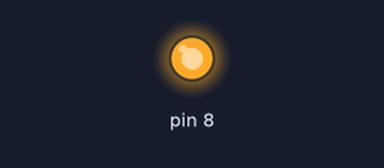
The sketch below on a simulated Arduino Uno, built with avr-gcc and run on an emulated ATmega328P. On the bench: output pins drawn as LEDs (lit = HIGH). What the sketch prints to the serial monitor is not drawn.

Above: at 1.0 s.
At 3.0 s:
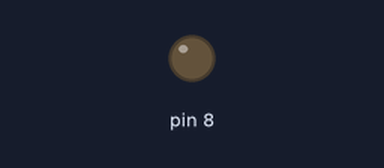
Timing chart, 0 to 5.2 s (numbered marks = the images above):
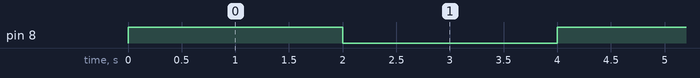

The sketch:

relay.ino
```cpp
void setup() {
  pinMode(8,OUTPUT);
  Serial.begin(9600);
}

void loop() {
  Serial.print("Initaialiting\n");
  digitalWrite(8,HIGH);
  delay (2000);
  digitalWrite(8,LOW);
   delay (2000);

}
```

Measured:
- by itself, pin 8: alternates HIGH for 2.0 s and LOW for 2.0 s
